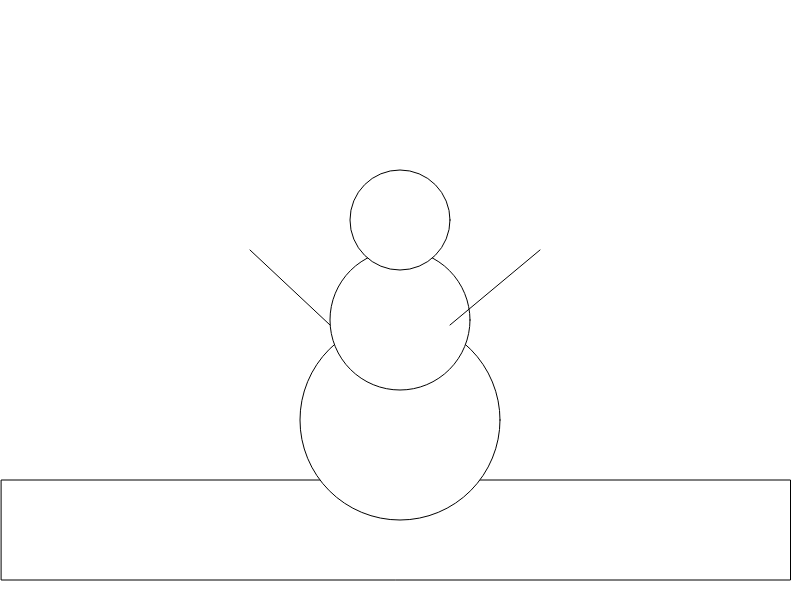
Frame 1 (no input)
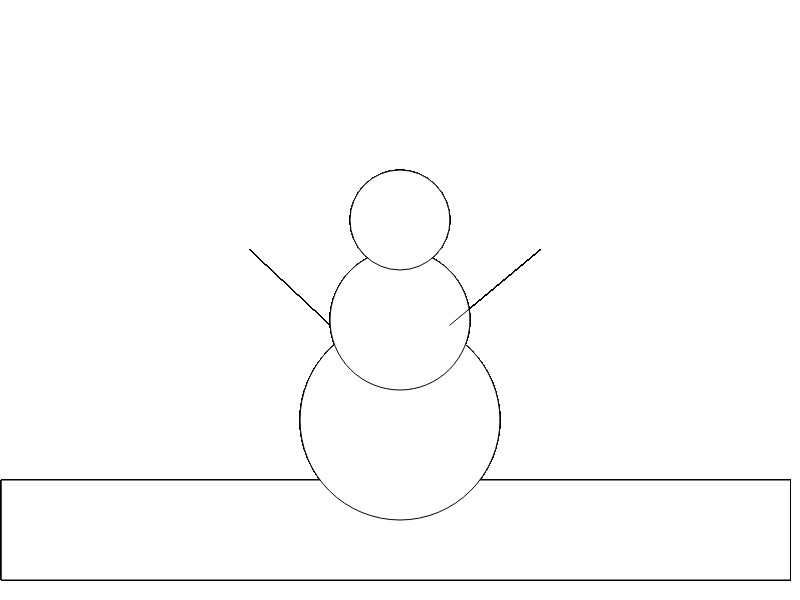
Frame 60 (no input)
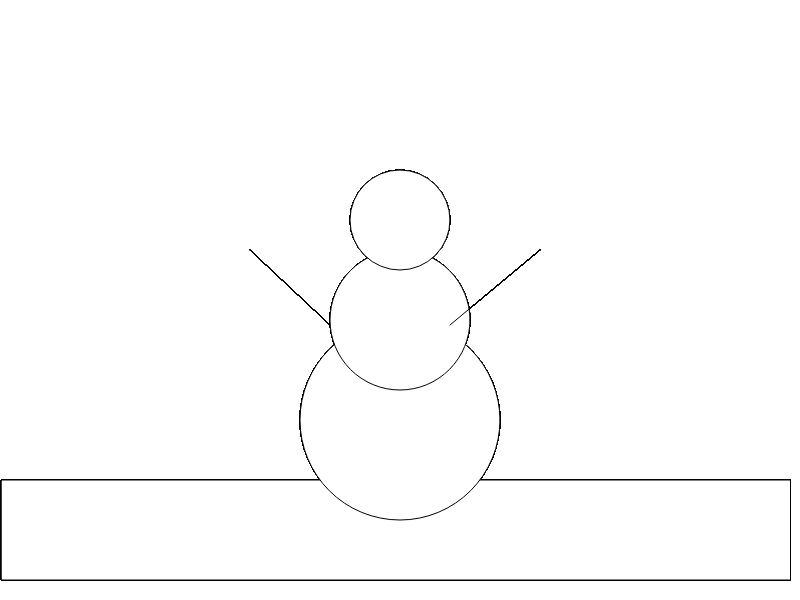
Frame 120 (the mouse pressed at the canvas centre since frame 60)

The p5.js sketch that drew these frames (run headless with seeded random() and noise() and a simulated clock; from frame 60 on, the mouse is pressed at the canvas centre):

// p5.js sketch
// ── sketch.js
function setup() {
  // put setup code here
 //Create a canvasnew
 createCanvas(800,600);
}
function draw() {
  //create variables for the width, height,x, y values


  // put drawing code here
  rect(1.5,480,789,100)//floor

  ellipse(400, 420, 200, 200);//bottom
  ellipse(400, 320, 140, 140);//midle
  ellipse(400, 220, 100, 100);//top
  line(450, 325, 540, 250)//left arm
  line(330, 325, 250, 250)//right arm
}
